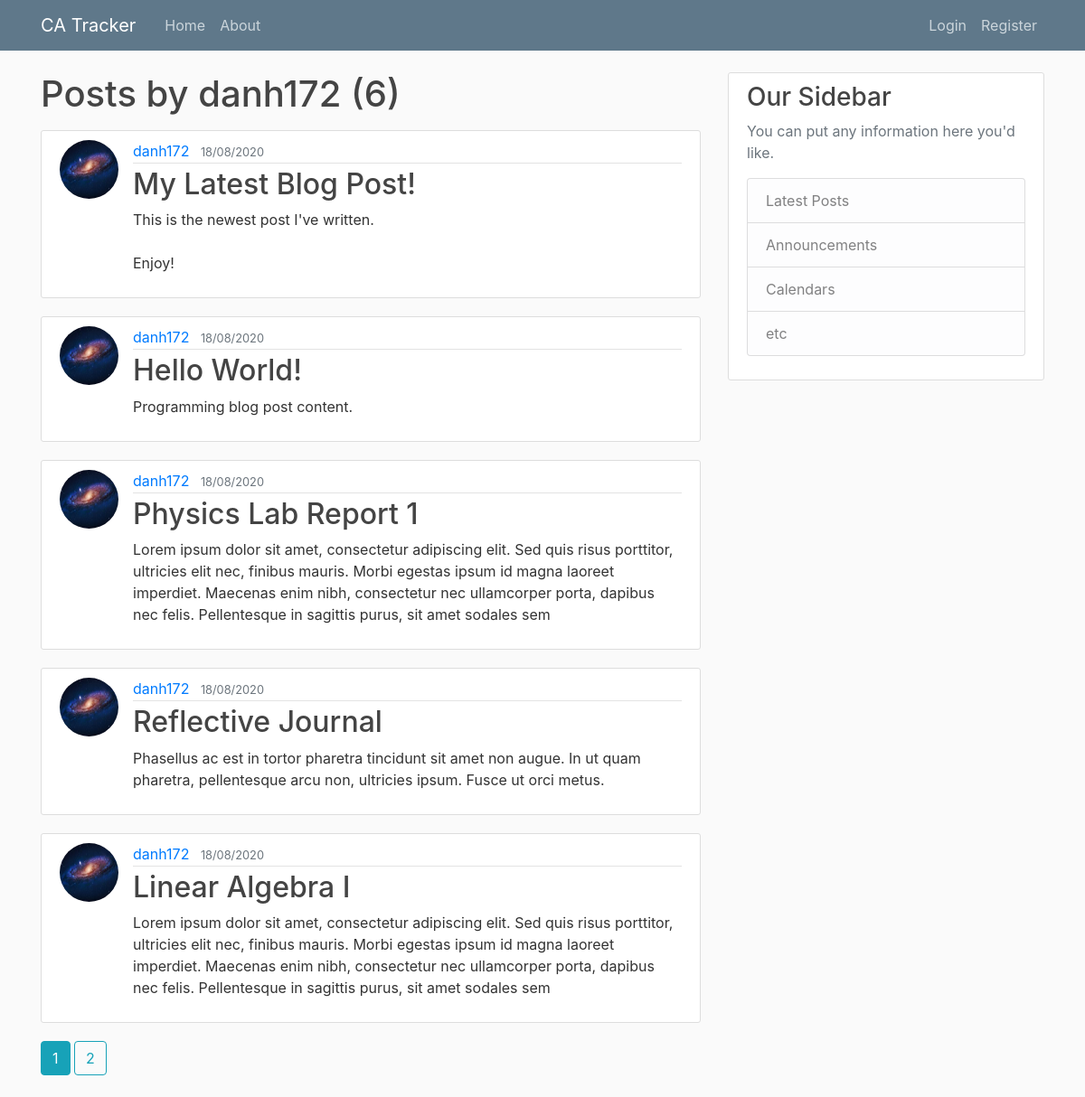
/user/danh172, run on the app's committed database.
### flaskblog/models.py (models this page shows, shortened)
class User(db.Model, UserMixin):
    id = db.Column(db.Integer, primary_key=True)
    username = db.Column(db.String(20), unique=True, nullable=False)
    email = db.Column(db.String(120), unique=True, nullable=False)
    image_file = db.Column(db.String(20), nullable=False, default='default.jpg')
    password = db.Column(db.String(60), nullable=False)
    posts = db.relationship('Post', backref='author', lazy=True)

class Post(db.Model):
    id = db.Column(db.Integer, primary_key=True)
    title = db.Column(db.String(100), nullable=False)
    date_posted = db.Column(db.DateTime, nullable=False, default=datetime.utcnow)
    content = db.Column(db.Text, nullable=False)
    user_id = db.Column(db.Integer, db.ForeignKey('user.id'), nullable=False)

### flaskblog/users/routes.py (the view)
@users.route('/user/<string:username>')
def user_posts(username):
    page = request.args.get('page', 1, type=int)
    user = User.query.filter_by(username=username).first_or_404()
    posts = Post.query.filter_by(author=user)\
        .order_by(Post.date_posted.desc())\
        .paginate(page=page, per_page=5)
    return render_template('user_posts.html', posts=posts, user=user)

### flaskblog/templates/user_posts.html
{% extends "layout.html" %}
{% block content %}
    <h1 class="mb-3">Posts by {{ user.username }} ({{posts.total}})</h1>
    {% for post in posts.items %}
        <article class="media content-section">
            <img class="rounded-circle article-img" src="{{ url_for('static', filename='profile_pics/' + post.author.image_file) }}" alt="User profile image">
            <div class="media-body">
                <div class="article-metadata">
                    <a class="mr-2" href="{{ url_for('users.user_posts', username=post.author.username) }}">{{ post.author.username }}</a>
                    <small class="text-muted">{{ post.date_posted.strftime('%d/%m/%Y') }}</small>
                </div>
                <h2><a class="article-title" href="{{ url_for('posts.post', post_id=post.id) }}">{{ post.title }}</a></h2>
                <p class="article-content">{{ post.content }}</p>
            </div>
        </article>
    {% endfor %}
    {% for page_num in posts.iter_pages(left_edge=1, right_edge=1, left_current=1, right_current=2) %}
        {% if page_num %}
            {% if posts.page == page_num %}
                <a class="btn btn-info mb-4" href="{{ url_for('users.user_posts', username=user.username, page=page_num) }}">{{ page_num }}</a>
            {% else %}
                <a class="btn btn-outline-info mb-4" href="{{ url_for('users.user_posts', username=user.username, page=page_num) }}">{{ page_num }}</a>
            {% endif %}
        {% else %}
            ...
        {% endif %}
    {% endfor %}
{% endblock content %}

### flaskblog/static/main.css (style rules this page uses)
body { background: #fafafa; color: #333333; margin-top: 5rem; }
h1, h2, h3, h4, h5, h6 { color: #444444; }
.content-section { background: #ffffff; padding: 10px 20px; border: 1px solid #dddddd; border-radius: 3px; margin-bottom: 20px; }
.article-title { color: #444444; }
.article-content { white-space: pre-line; }
.article-img { height: 65px; width: 65px; margin-right: 16px; }
.article-metadata { padding-bottom: 1px; margin-bottom: 4px; border-bottom: 1px solid #e3e3e3 }

### data on the page
User: username "danh172"
Post: image_file (picture), author.username "danh172", date_posted "18/08/2020", title "My Latest Blog Post!", content "This is the newest post I've written. Enjoy!"
Post: image_file (picture), author.username "danh172", date_posted "18/08/2020", title "Hello World!", content "Programming blog post content."
Post: image_file (picture), author.username "danh172", date_posted "18/08/2020", title "Physics Lab Report 1", content "Lorem ipsum dolor sit amet, consectetur adipiscing elit. Sed quis risus porttitor, ultricies elit nec, finibus mauris. Morbi egestas ipsum id magna laoreet imperdiet. Maecenas enim nibh, consectetur nec ullamcorper porta, dapibus nec felis. Pellentesque in sagittis purus, sit amet sodales sem"
Post: image_file (picture), author.username "danh172", date_posted "18/08/2020", title "Reflective Journal", content "Phasellus ac est in tortor pharetra tincidunt sit amet non augue. In ut quam pharetra, pellentesque arcu non, ultricies ipsum. Fusce ut orci metus."
Post: image_file (picture), author.username "danh172", date_posted "18/08/2020", title "Linear Algebra I", content "Lorem ipsum dolor sit amet, consectetur adipiscing elit. Sed quis risus porttitor, ultricies elit nec, finibus mauris. Morbi egestas ipsum id magna laoreet imperdiet. Maecenas enim nibh, consectetur nec ullamcorper porta, dapibus nec felis. Pellentesque in sagittis purus, sit amet sodales sem"

### other printed values
{{ posts.total }} "6"
{{ page_num }} "1"
{{ page_num }} "2"
